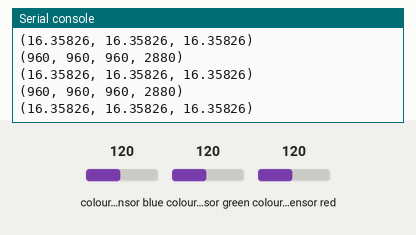
A program run on a simulated ESP32 board running MicroPython. On the bench: the last lines printed to the serial console. The inputs (shaded band) are chosen by the test bench; at power-on: colour sensor blue 120, colour sensor green 120, colour sensor red 120. Library files of the repository ran but are not shown: tcs34725.py.

Above: at 1.7 s.
1.8 s: colour sensor blue set to 5
At 2.4 s:
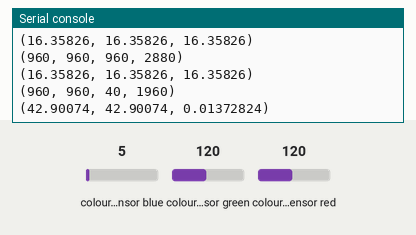
3.3 s: colour sensor green set to 5
At 3.9 s:
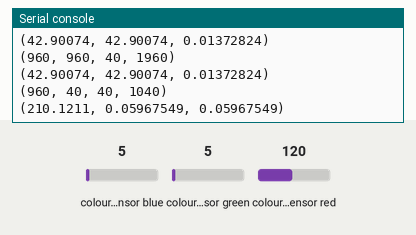
4.8 s: colour sensor red set to 5
At 5.4 s:
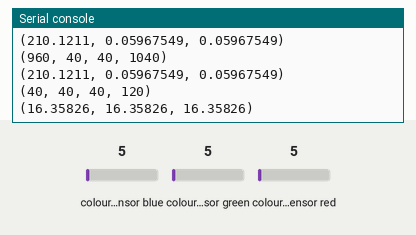
Timing chart, 0 to 7.8 s (numbered marks = the images above; inputs shaded):
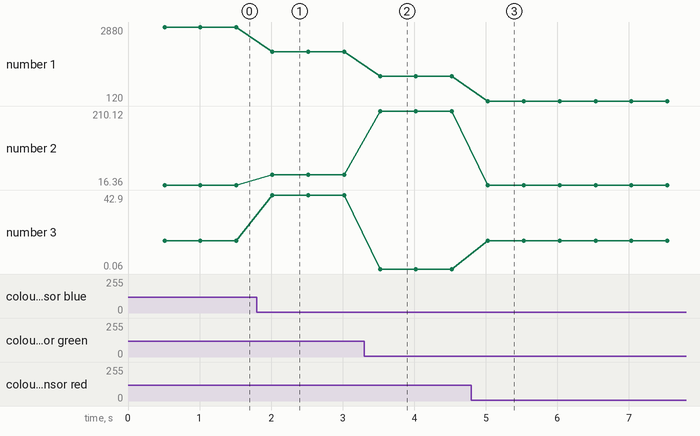

Measured:
- after the input at 1.8 s, the serial console: prints a new line after 0.22 s (image 1)
- after the input at 3.3 s, the serial console: prints a new line after 0.22 s (image 2)
- after the input at 4.8 s, the serial console: prints a new line after 0.23 s (image 3)
- plotted number 1: 2880 → 1960 after the input at 1.8 s, 1960 → 1040 after the input at 3.3 s, 1040 → 120 after the input at 4.8 s
- plotted number 2: 16.36 → 42.9 after the input at 1.8 s, 42.9 → 210.12 after the input at 3.3 s, 210.12 → 16.36 after the input at 4.8 s
- plotted number 3: 16.36 → 42.9 after the input at 1.8 s, 42.9 → 0.06 after the input at 3.3 s, 0.06 → 16.36 after the input at 4.8 s

The program:

tcs34725_color_test.py
```python
from hw_test import tcs34725
import time,machine
from machine import I2C, Pin
#The PIN for Sensor I2C sda
I2CSDAPIN = 21
#The PIN for Sensor I2C scl
I2CSCLPIN = 22

sensor = tcs34725.TCS34725(machine.I2C(sda=machine.Pin(I2CSDAPIN), scl=machine.Pin(I2CSCLPIN)))
print(sensor.read())

sensor.active(True)
time.sleep_ms(500)
while True:
   # print(sensor.read()[1])
    dataraw = sensor.read(True)
    #print(dataraw[1])
    print(dataraw)
    print(sensor.html_rgb(dataraw))
   # print(sensor.html_rgb(dataraw)[2])
   #print(sensor.html_hex(dataraw))
    time.sleep_ms(500)
```
